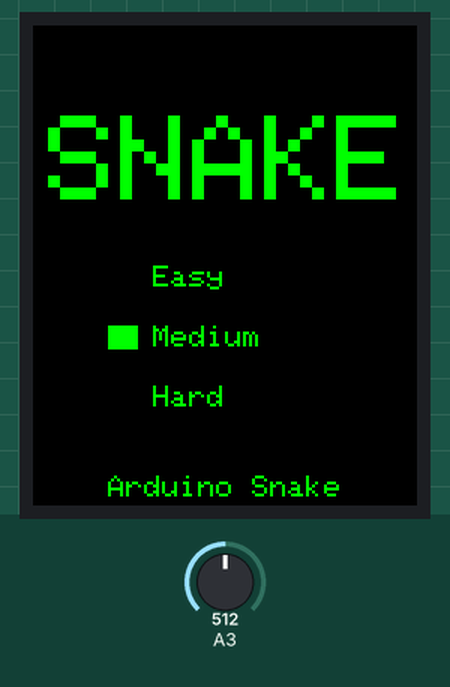
Bench run of a sketch on a simulated Arduino Uno, built with avr-gcc and run on an emulated ATmega328P. Shown: 128×160 colour display. The inputs (shaded band) are chosen by the test bench; at power-on: A3 = 512. Random numbers use the default seed unless the sketch sets one.

Above: at 1.0 s.
1.1 s: A3 set to 592
2.6 s: A3 set to 615
At 4.2 s:
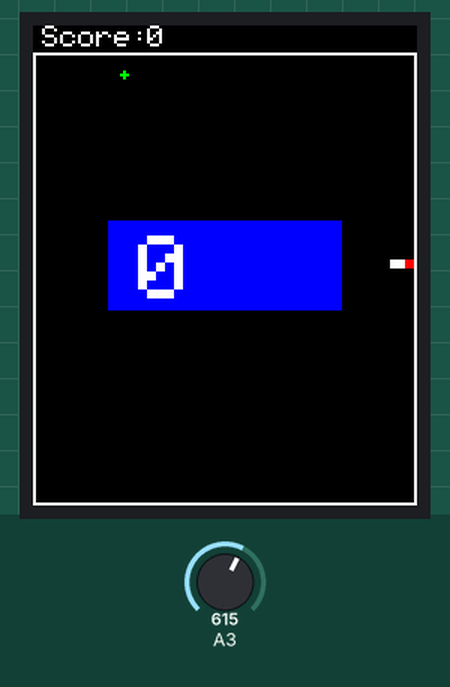
4.3 s: A3 set to 410
At 4.37 s:
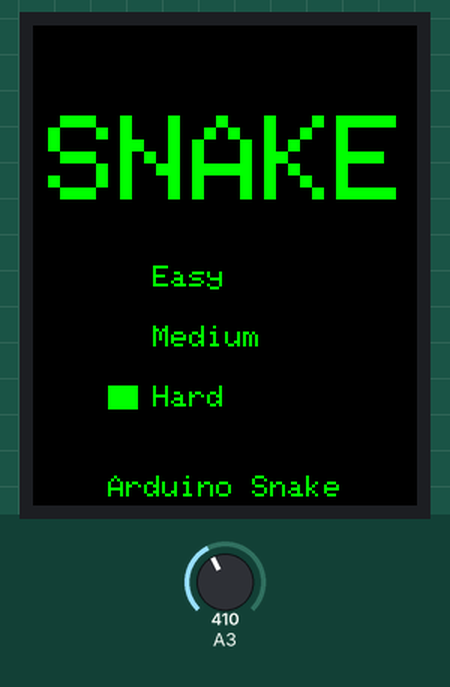
At 4.78 s:
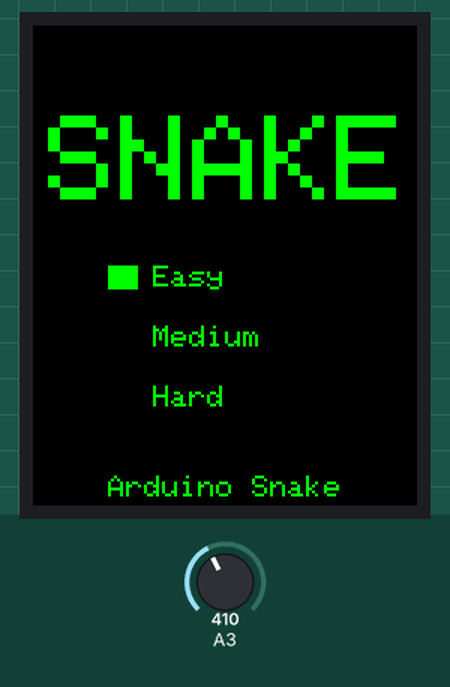

The sketch:

snake.ino
```cpp
#include <TrueRandom.h>
#include <Adafruit_GFX.h>
#include <Adafruit_ST7735.h>
#include <SPI.h>

#define TFT_CS  10  // Chip select line for TFT display
#define TFT_DC   9  // Data/command line for TFT
#define TFT_RST  8  // Reset line for TFT (or connect to +5V)

Adafruit_ST7735 tft = Adafruit_ST7735(TFT_CS, TFT_DC, TFT_RST);

#define BUTTON_NONE 0
#define BUTTON_DOWN 1
#define BUTTON_RIGHT 2
#define BUTTON_SELECT 3
#define BUTTON_UP 4
#define BUTTON_LEFT 5
uint16_t pixelColor;
uint8_t buttonPressed, currentDirection;
boolean collision, appleOn, displayEnd, specialOn, allowSpecial, showTitle = true;
int head, timer, snakeSize, score, pixelLocationXAxis, pixelLocationYAxis, x[300], y[300],
    appleX, appleY, yMultiplier, selection = 100, difficulty, specialX, specialY, specialTime;

void setup(void) {
  tft.initR(INITR_BLACKTAB);
  tft.fillScreen(0x0000);
  if (showTitle)
    showTitlScreen();
  tft.fillScreen(0x0000);
  collision = false;
  appleOn = false;
  specialOn = false;
  allowSpecial = false;
  displayEnd = false;
  pixelLocationXAxis = tft.width() / 2 - 1;
  pixelLocationYAxis = tft.height() / 2 - 1;
  pixelColor = ST7735_WHITE;
  buttonPressed = BUTTON_RIGHT;
  currentDirection = BUTTON_RIGHT;
  specialTime = 0;
  score = 0;
  head = 0;
  snakeSize = 5;
  timer = 0;
  updateScore(score);
  drawBoard();
}

uint8_t readButton(void) {
  int a = analogRead(3);

   if (a < 70) return BUTTON_LEFT;
     if (a < 220) return BUTTON_UP;
       if (a < 420) return BUTTON_DOWN;
         if (a < 600) return BUTTON_RIGHT;
           if (a < 850) return BUTTON_SELECT;


  else return BUTTON_NONE;
}

void loop() {
  uint8_t b = readButton();
  if (b != BUTTON_NONE && b != BUTTON_SELECT)
    buttonPressed = b;
  if (!collision){
    appleLogic();
    checkIfAppleGot();
    specialApple();
    checkIfSpecialGot();
    specialTimer();
    updateSnakePosition(buttonPressed);
    if (timer >= snakeSize - 1)
      removeLastFromTail();
    else
      timer++;
  } else {
    if (displayEnd == true)
      displayEndingScreen();
      showTitle = true;
      uint8_t buttonPressed = readButton();
      if (buttonPressed == BUTTON_SELECT)
        setup();
  }
  delay(difficulty);

}

void showTitlScreen(){
  tft.fillScreen(ST7735_BLACK);
  tft.setTextSize(4);
  tft.setTextColor(ST7735_GREEN);
  tft.setCursor(5, 30);
  tft.print("SNAKE");

  tft.setTextSize(1);
  tft.setTextColor(ST7735_GREEN);
  tft.setCursor(25, 150);
  tft.print("Arduino Snake");
  titleSelection();
}

void titleSelection(){
  uint8_t titleButton = readButton();

  if (titleButton == BUTTON_UP)
    selection--;
  if (titleButton == BUTTON_DOWN)
    selection++;

  if (selection % 3 == 0){ // easy mode
    tft.setCursor(40, 80);
    tft.fillRect(25, 80, 10, 8, ST7735_GREEN);
    tft.print("Easy");
    tft.setCursor(40, 100);
    tft.fillRect(25, 100, 10, 8, ST7735_BLACK);
    tft.print("Medium");
    tft.setCursor(40, 120);
    tft.fillRect(25, 120, 10, 8, ST7735_BLACK);
    tft.print("Hard");
    difficulty = 90;
  } else if (selection % 3 == 1){ // normal mode
    tft.setCursor(40, 80);
    tft.fillRect(25, 80, 10, 8, ST7735_BLACK);
    tft.print("Easy");
    tft.setCursor(40, 100);
    tft.fillRect(25, 100, 10, 8, ST7735_GREEN);
    tft.print("Medium");
    tft.setCursor(40, 120);
    tft.fillRect(25, 120, 10, 8, ST7735_BLACK);
    tft.print("Hard");
    difficulty = 65;
  } else { // hard mode
    tft.setCursor(40, 80);
    tft.fillRect(25, 80, 10, 8, ST7735_BLACK);
    tft.print("Easy");
    tft.setCursor(40, 100);
    tft.fillRect(25, 100, 10, 8, ST7735_BLACK);
    tft.print("Medium");
    tft.setCursor(40, 120);
    tft.fillRect(25, 120, 10, 8, ST7735_GREEN);
    tft.print("Hard");
    difficulty = 40;
  }

  if(titleButton == BUTTON_SELECT){
    showTitle = false;
    return;
  }

  delay(100);
  titleSelection();
}

void drawBoard(){
  tft.drawRect(0, 9, tft.width(), tft.height() - 9, ST7735_WHITE);
  tft.setTextSize(1);
  tft.setTextColor(ST7735_WHITE);
  tft.setCursor(3, 0);
  tft.print("Score:");
}

void updateScore(int score){
  tft.fillRect(38, 0, tft.width() - 75, 9, ST7735_BLACK);
  tft.setTextSize(1);
  tft.setCursor(38, 0);
  tft.setTextColor(ST7735_WHITE);
  tft.print(score);
}

void updateSnakePosition(uint8_t buttonPressed){

  if (buttonPressed == BUTTON_UP){
    if(currentDirection != BUTTON_DOWN){
      pixelLocationYAxis -= 3;
      currentDirection = BUTTON_UP;
    } else
      pixelLocationYAxis += 3;
  }
  if (buttonPressed == BUTTON_DOWN){
    if(currentDirection != BUTTON_UP){
      pixelLocationYAxis += 3;
      currentDirection = BUTTON_DOWN;
    } else
      pixelLocationYAxis -= 3;
  }
  if (buttonPressed == BUTTON_LEFT){
    if(currentDirection != BUTTON_RIGHT){
      pixelLocationXAxis -= 3;
      currentDirection = BUTTON_LEFT;
    } else
      pixelLocationXAxis += 3;
  }
  if (buttonPressed == BUTTON_RIGHT){
    if(currentDirection != BUTTON_LEFT){
      pixelLocationXAxis += 3;
      currentDirection = BUTTON_RIGHT;
    } else
      pixelLocationXAxis -= 3;
  }

  if (pixelLocationYAxis < 10)
    pixelLocationYAxis = 10;
  if (pixelLocationYAxis > tft.height() - 3)
    pixelLocationYAxis = tft.height() - 3;
  if (pixelLocationXAxis < 1)
    pixelLocationXAxis = 1;
  if (pixelLocationXAxis > tft.width() - 3)
    pixelLocationXAxis = tft.width() - 3;

  drawSnake(pixelLocationXAxis, pixelLocationYAxis, pixelColor);
  x[head] = pixelLocationXAxis;
  y[head] = pixelLocationYAxis;
  collisionCheck();
  head++;
  if (head >= 300){
    removeLastFromTail();
    resetArray();
    head = snakeSize + 1;
  }
}

void resetArray(){
  for(int j = 1; j < snakeSize; j++){
    x[snakeSize - j] = x[head - j];
    x[head - j] = 0;
    y[snakeSize - j] = y[head - j];
    y[head - j] = 0;
  }
  x[0] = 0;
  y[0] = 0;
}

void drawSnake(int pixelLocationXAxis, int pixelLocationYAxis, uint16_t pixelColor){

  tft.drawPixel(pixelLocationXAxis - 1, pixelLocationYAxis - 1, pixelColor);  //top left
  tft.drawPixel(pixelLocationXAxis, pixelLocationYAxis - 1, pixelColor);      //top
  tft.drawPixel(pixelLocationXAxis + 1, pixelLocationYAxis - 1, pixelColor);  //top right
  tft.drawPixel(pixelLocationXAxis - 1, pixelLocationYAxis, pixelColor);      //left
  tft.drawPixel(pixelLocationXAxis, pixelLocationYAxis, pixelColor);          //middle
  tft.drawPixel(pixelLocationXAxis + 1, pixelLocationYAxis, pixelColor);      //right
  tft.drawPixel(pixelLocationXAxis - 1, pixelLocationYAxis + 1, pixelColor);  //bottom left
  tft.drawPixel(pixelLocationXAxis, pixelLocationYAxis + 1, pixelColor);      //bottom
  tft.drawPixel(pixelLocationXAxis + 1, pixelLocationYAxis + 1, pixelColor);  //bottom right
}

void removeLastFromTail(){
  drawSnake(x[head - snakeSize], y[head - snakeSize], ST7735_BLACK);
  x[head - snakeSize] = 0;
  y[head - snakeSize] = 0;
}

void collisionCheck(){
  if (x[head] < 2 || x[head] > tft.width() - 2 || y[head] <= 11 || y[head] >= tft.height()){
    pixelColor = ST7735_RED;
    collision = true;
    drawSnake(pixelLocationXAxis, pixelLocationYAxis, ST7735_RED);
    displayEnd = true;
  }

  for (int z = 0; z < head; z++) {
    if ((x[head] == x[z]) && (y[head] == y[z])) {
      pixelColor = ST7735_RED;
      collision = true;
      drawSnake(pixelLocationXAxis, pixelLocationYAxis, ST7735_RED);
      displayEnd = true;
    }
  }
}

void appleLogic(){
  if (!appleOn){
    appleX = TrueRandom.random(3, tft.width() - 6);
    appleY = 10;
    yMultiplier = TrueRandom.random(1, 49);
    if (appleX % 3 == 1)
      appleX--;
    else if (appleX % 3 == 2)
      appleX++;
    appleY += (3 * yMultiplier);
    drawApple(appleX, appleY, ST7735_GREEN);
    appleOn = true;
  }
}

void checkIfAppleGot(){
  if ((x[head - 1] == appleX)){
    if ((y[head - 1] == appleY)){
      appleOn = false;
      snakeSize += 2;
      score += 10;
      updateScore(score);
      allowSpecial = true;
    }
  } else
    drawApple(appleX, appleY, ST7735_GREEN);
}

void specialApple(){
  if (!specialOn && (score % 100 == 0) && allowSpecial){
    specialX = TrueRandom.random(2, tft.width() - 5);
    specialY = 10;
    yMultiplier = TrueRandom.random(1, 49);
    if (specialX % 3 == 1)
      specialX--;
    else if (specialX % 3 == 2)
      specialX++;
    specialY += (3 * yMultiplier);
    drawApple(specialX, specialY, ST7735_RED);
    specialTime = 0;
    specialOn = true;
    allowSpecial = false;
  }
}

void checkIfSpecialGot(){
  if (specialOn){
    if ((x[head - 1] == specialX)){
      if ((y[head - 1] == specialY)){
        specialSelection();
      }
    } else
      drawApple(specialX, specialY, ST7735_RED);
  }
}

void specialSelection(){
  int removeSize = TrueRandom.random(1, 5);
  int addedScore = TrueRandom.random(1, 11) * 100;
  snakeSize -= removeSize;
  for (int i = 0; i < removeSize; i++){
    drawSnake(x[head - snakeSize - i], y[head - snakeSize - i], ST7735_BLACK);
    x[head - snakeSize - i] = 0;
    y[head - snakeSize - i] = 0;
  }
  score += addedScore;
  updateScore(score);
  specialOn = false;
}

void specialTimer(){
  specialTime++;
  if (specialTime > 150){
    drawApple(specialX, specialY, ST7735_BLACK);
    specialOn = false;
    allowSpecial == false;
    specialTime = 0;
  }
}

void drawApple(int pixelLocationXAxis, int pixelLocationYAxis, uint16_t pixelColor){
  tft.drawPixel(pixelLocationXAxis, pixelLocationYAxis - 1, pixelColor);      //top
  tft.drawPixel(pixelLocationXAxis - 1, pixelLocationYAxis, pixelColor);      //left
  tft.drawPixel(pixelLocationXAxis, pixelLocationYAxis, pixelColor);          //middle
  tft.drawPixel(pixelLocationXAxis + 1, pixelLocationYAxis, pixelColor);      //right
  tft.drawPixel(pixelLocationXAxis, pixelLocationYAxis + 1, pixelColor);      //bottom
}

void displayEndingScreen(){
  tft.fillRect(25, 65, tft.width() - 50, 30, ST7735_BLUE);
  tft.setTextSize(3);
  tft.setCursor(35, 70);
  tft.setTextColor(ST7735_WHITE);
  tft.print(score);
  displayEnd = false;
}
```

Measured:
- the behaviour switches between 599 and 600 on A3 (found by bisection; images 0 and 1)
- after the input at 1.1 s, every drawn part: stays the same
- after the input at 2.6 s, the display: first changes after 0.08 s (image 1 shows a later state)
